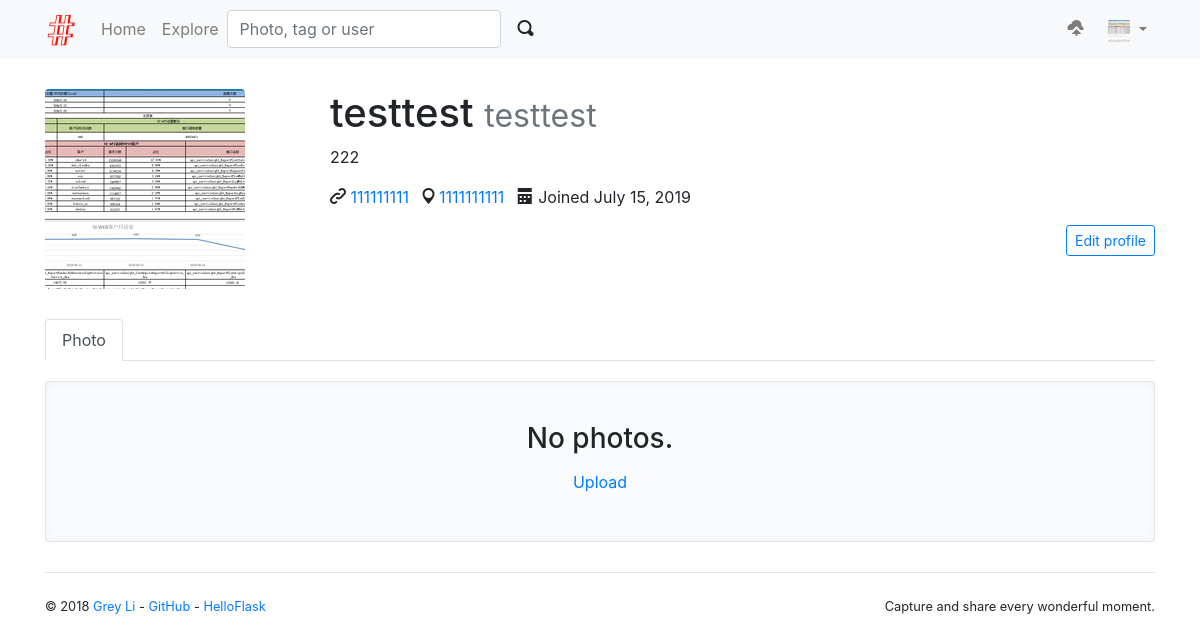
/user/testtest (signed in), run on the app's committed database.
### auth/models.py (models this page shows, shortened)
@whooshee.register_model('name', 'username')
class User(db.Model, UserMixin):
    id = db.Column(db.Integer, primary_key=True)
    username = db.Column(db.String(20), unique=True, index=True)
    email = db.Column(db.String(254), unique=True, index=True)
    password_hash = db.Column(db.String(128))
    name = db.Column(db.String(30))
    website = db.Column(db.String(255))
    bio = db.Column(db.String(120))
    location = db.Column(db.String(50))
    member_since = db.Column(db.DateTime, default=datetime.utcnow)
    avatar_s = db.Column(db.String(64))
    avatar_m = db.Column(db.String(64))
    avatar_l = db.Column(db.String(64))
    avatar_raw = db.Column(db.String(64))
    confirmed = db.Column(db.Boolean, default=False)
    locked = db.Column(db.Boolean, default=False)
    active = db.Column(db.Boolean, default=True)
    role_id = db.Column(db.Integer, db.ForeignKey('role.id'))
    role = db.relationship('Role', back_populates='users')
    @property
    def is_active(self):
        return self.active
    def can(self, permission_name):
        permission = Permission.query.filter_by(name=permission_name).first()
        return permission is not None and self.role is not None and permission in self.role.permissions

### user/views.py (the view)
@user_bp.route('/<username>')
def index(username):
    user = User.query.filter_by(username=username).first_or_404()
    if user == current_user and user.locked:
        flash('Your account is locked.', 'danger')
    if user == current_user and not user.active:
        logout_user()
    page = request.args.get('page', 1, type=int)
    per_page = current_app.config['ALBUMY_PHOTO_PER_PAGE']
    return render_template('user/index.html', user=user, pagination=None, photos=None)

### extensions.py (called while the page is built)
@login_manager.user_loader
def load_user(user_id):
    from auth.models import User
    user = User.query.get(int(user_id))
    return user

### templates/user/index.html (shortened to what this page needs)
{% extends 'base.html' %}
{% from 'bootstrap/pagination.html' import render_pagination %}
{% from 'macros.html' import photo_card %}
{% block content %}
    {% include 'user/_header.html' %}
    <div class="row">
        <div class="col-md-12">
            {% if photos %}
                {% for photo in photos %}
                    {{ photo_card(photo) }}
                {% endfor %}
            {% else %}
                <div class="tip text-center">
                    <h3>No photos.</h3>
                    {% if user == current_user %}
                        <a class="btn btn-link" href="{{ url_for('main.upload') }}">Upload</a>
                    {% else %}
                        <a class="btn btn-link" href="{{ url_for('main.explore') }}">Explore</a>
                    {% endif %}
                </div>
            {% endif %}
        </div>
    </div>
{% endblock %}

### templates/base.html (shortened to what this page needs)
{% from 'bootstrap/nav.html' import render_nav_item %}
<!DOCTYPE html>
<html lang="en">
<head>
    {% block head %}
        {% block styles %}
            <link rel="stylesheet" href="{{ url_for('static', filename='css/bootstrap.min.css') }}">
            <link rel="stylesheet" href="{{ url_for('static', filename='open-iconic/font/css/open-iconic-bootstrap.css') }}">
            <link rel="stylesheet" href="{{ url_for('static', filename='css/style.css') }}">
        {% endblock styles %}
    {% endblock head %}
</head>
<body>
{% block navbar %}
    <nav class="navbar navbar-expand-lg navbar-light bg-light">
        <div class="container">
            <a class="navbar-brand" href="{{ url_for('main.index') }}">
                <img src="{{ url_for('static', filename='favicon.ico') }}" alt="Albumy">
            </a>
            <div class="collapse navbar-collapse" id="navbarColor01">
                <div class="navbar-nav mr-auto">
                    {{ render_nav_item('main.index', 'Home') }}
                    {{ render_nav_item('main.explore', 'Explore') }}
                    <form class="form-inline my-2 my-lg-0" action="{{ url_for('main.search') }}">
                        <input type="text" name="q" class="form-control mr-sm-1" placeholder="Photo, tag or user"
                               required>
                        <button class="btn btn-light my-2 my-sm-0" type="submit">
                            <span class="oi oi-magnifying-glass"></span>
                        </button>
                    </form>
                </div>
                <div class="navbar-nav ml-auto">
                {% if current_user.is_authenticated %}
                    <a class="nav-item nav-link" href="{{ url_for('main.upload') }}" title="Upload">
                        <span class="oi oi-cloud-upload"></span>&nbsp;&nbsp;
                    </a>
                    <div class="dropdown nav-item">
                        <a href="#" class="nav-link dropdown-toggle" data-toggle="dropdown" role="button"
                           aria-expanded="false">
                            <img class="avatar-xs"
                                 src="{{ url_for('main.get_avatar', filename=current_user.avatar_s) }}">
                        </a>
                    </div>
                {% else %}
                    <a class="btn btn-outline-primary" href="{{ url_for('auth.login') }}">Login</a>&nbsp;&nbsp;
                    <a class="btn btn-primary" href="{{ url_for('auth.register') }}">Join Albumy</a>
                {% endif %}
                </div>
            </div>
        </div>
    </nav>
{% endblock %}
<main>
    <div class="container">
        {% block content %}{% endblock %}
        {% block footer %}
            <footer>
                <p class="float-left">
                    <small>&copy; 2018
                        <a href="http://greyli.com" title="Written by Grey Li">Grey Li</a> -
                        <a href="https://github.com/greyli/albumy" title="Fork me on GitHub">GitHub</a> -
                        <a href="http://helloflask.com" title="A HelloFlask project">HelloFlask</a>
                    </small>
                </p>
                <p class="float-right">
                    <small>Capture and share every wonderful moment.</small>
                </p>
            </footer>
        {% endblock %}
    </div>
</main>
</body>
</html>

### templates/user/_header.html (shortened to what this page needs)
{% from 'macros.html' import follow_area with context %}
{% from 'bootstrap/nav.html' import render_nav_item %}
<div class="row">
    <div class="col-md-3">
        <a href="{% if current_user == user %}{{ url_for('.change_avatar') }}{% else %}#{% endif %}"
           title="Change avatar">
            <img class="img-fluid rounded" src="{{ url_for('main.get_avatar', filename=user.avatar_l) }}">
        </a>
    </div>
    <div class="col-md-9">
        <h1>{{ user.name }}
            <small class="text-muted">{{ user.username }}</small>
        </h1>
        {% if user.bio %}<p>{{ user.bio }}</p>{% endif %}
        <p>
            {% if user.website %}
                <span class="oi oi-link-intact"></span>
                <a href="{{ user.website }}" target="_blank">{{ user.website|truncate(30) }}</a>&nbsp;&nbsp;
            {% endif %}
            {% if user.location %}
                <span class="oi oi-map-marker"></span>
                <a href="https://www.google.com/maps?q={{ user.location }}"
                   target="_blank">{{ user.location|truncate(30) }}</a>&nbsp;&nbsp;
            {% endif %}
            <span class="oi oi-calendar"></span>
            Joined {{ moment(user.member_since).format('LL') }}
        </p>
        <div>
            <div class="float-right">
                {% if current_user.is_authenticated and user == current_user %}
                    <a class="btn btn-outline-primary btn-sm" href="{{ url_for('.edit_profile') }}">Edit profile</a>
                {% endif %}
            </div>
        </div>
    </div>
</div>
<div class="user-nav">
    <ul class="nav nav-tabs">
        {{ render_nav_item('user.index', 'Photo', user.photos|length, username=user.username) }}
    </ul>
</div>

### static/css/style.css (style rules this page uses)
.tip { position: relative; padding: 40px; text-align: center; background-color: #fafbfc; border: 1px solid #e1e4e8; border-radius: 3px; box-shadow: inset 0 0 10px rgba(27, 31, 35, 0.05); }
.user-nav { margin: 30px 0 20px; }
nav { margin-bottom: 30px; }
footer { margin: 30px 0; padding: 20px 0; border-top: 1px solid #e5e5e5; }
.avatar-xs { width: 22px; height: 22px; border-radius: 2px; }

### data on the page
User: avatar_s (picture), avatar_l (picture), name "testtest", username "testtest", bio "222", website "111111111", location "1111111111", member_since "July 15, 2019"

### other printed values
{{ render_nav_item('main.index', 'Home') }} "Home"
{{ render_nav_item('main.explore', 'Explore') }} "Explore"
